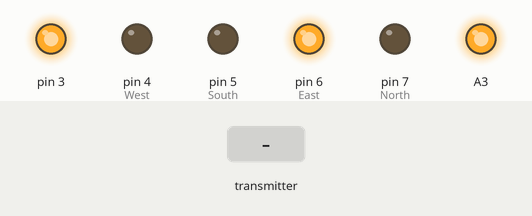
A sketch run on a simulated Arduino Uno, built with avr-gcc and run on an emulated ATmega328P. On the bench: output pins drawn as LEDs (lit = HIGH). The test bench sets the inputs (shaded band). No radio packets arrive unless stated; pins used as bus, display or sensor lines are not drawn.

Above: at 1.2 s.
1.3 s: the transmitter starts sending data = 0
At 2.1 s:
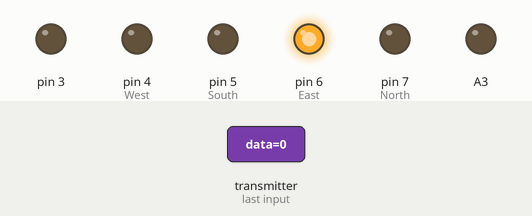
2.8 s: the transmitter starts sending data = 256
At 3.2 s:
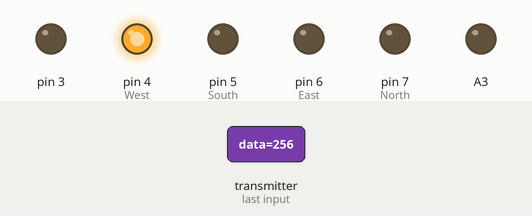
4.3 s: the transmitter starts sending data = 512
At 5.5 s:
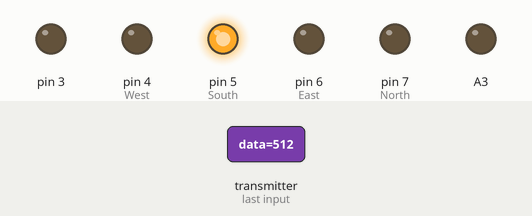
5.8 s: the transmitter starts sending data = 1023
At 6.7 s:
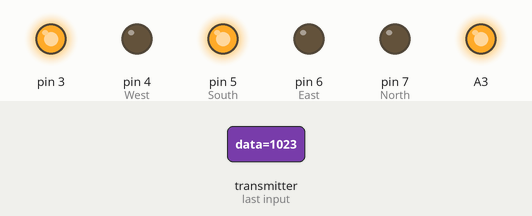
Timing chart, 0 to 8.3 s (numbered marks = the images above; inputs shaded):
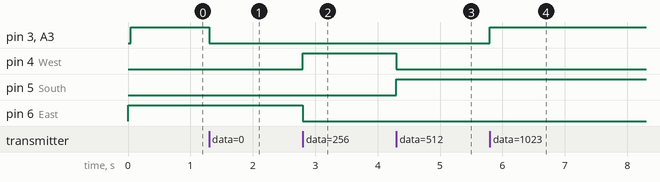

Measured:
- after the input at 1.3 s, pin 3, A3: HIGH → LOW at once
- after the input at 2.8 s, pin 4 (West): LOW → HIGH at once; pin 6 (East): HIGH → LOW at once
- after the input at 4.3 s, pin 4 (West): HIGH → LOW at once; pin 5 (South): LOW → HIGH at once
- after the input at 5.8 s, pin 3, A3: LOW → HIGH at once

The sketch:

Base_Wireless.ino
```cpp
// (licence header left out)
/**
 * Example for Getting Started with nRF24L01+ radios.
 *
 * This is an example of how to use the RF24 class.  Write this sketch to two
 * different nodes.  Put one of the nodes into 'transmit' mode by connecting
 * with the serial monitor and sending a 'T'.  The ping node sends the current
 * time to the pong node, which responds by sending the value back.  The ping
 * node can then see how long the whole cycle took.
 */

#include <SPI.h>
#include "nRF24L01.h"
#include "RF24.h"
#include "printf.h"

//
// Hardware configuration
//

// Set up nRF24L01 radio on SPI bus plus pins 9 & 10

RF24 radio(9,10);

typedef struct{
  bool visited;
  bool north;
  bool east;
  bool south;
  bool west;
} positions;

positions wall_array[9][9];

//
// Topology
//

// Radio pipe addresses for the 2 nodes to communicate.
const uint64_t pipes[2] = { 0x0000000076LL, 0x0000000077LL };


void exteriorWalls(void){
  unsigned int y = 0;
  for(unsigned int i = 0; i<9; i++){
    digitalWrite(A0, ((i)&1)); //Xpos, bit 0
    digitalWrite(A1, ((i>>1)&1));
    digitalWrite(A2, ((i>>2)&1));
    digitalWrite(A3, ((i>>3)&1));
    digitalWrite(A4, ((y)&1)); //Ypos, bit 0
    digitalWrite(A5, ((y>>1)&1));
    digitalWrite(2, ((y>>2)&1));
    digitalWrite(3, ((y>>3)&1));
    digitalWrite(4, LOW);
    digitalWrite(5, HIGH);
    digitalWrite(6, LOW);
    digitalWrite(7, LOW);

    digitalWrite(8, HIGH); //Toggle update
    digitalWrite(8, LOW);
  }
  y = 8;
  for(unsigned int i = 0; i<9; i++){
    digitalWrite(A0, ((i)&1)); //Xpos, bit 0
    digitalWrite(A1, ((i>>1)&1));
    digitalWrite(A2, ((i>>2)&1));
    digitalWrite(A3, ((i>>3)&1));
    digitalWrite(A4, ((y)&1)); //Ypos, bit 0
    digitalWrite(A5, ((y>>1)&1));
    digitalWrite(2, ((y>>2)&1));
    digitalWrite(3, ((y>>3)&1));
    digitalWrite(4, LOW);
    digitalWrite(5, LOW);
    digitalWrite(6, LOW);
    digitalWrite(7, HIGH);

    digitalWrite(8, HIGH); //Toggle update
    digitalWrite(8, LOW);
  }

  unsigned int x = 0;
  for(unsigned int i = 0; i<9; i++){
    digitalWrite(A0, ((x)&1)); //Xpos, bit 0
    digitalWrite(A1, ((x>>1)&1));
    digitalWrite(A2, ((x>>2)&1));
    digitalWrite(A3, ((x>>3)&1));
    digitalWrite(A4, ((i)&1)); //Ypos, bit 0
    digitalWrite(A5, ((i>>1)&1));
    digitalWrite(2, ((i>>2)&1));
    digitalWrite(3, ((i>>3)&1));
    digitalWrite(4, HIGH);
    digitalWrite(5, LOW);
    digitalWrite(6, LOW);
    digitalWrite(7, LOW);

    digitalWrite(8, HIGH); //Toggle update
    digitalWrite(8, LOW);
  }
  x = 8;
  for(unsigned int i = 0; i<9; i++){
    digitalWrite(A0, ((x)&1)); //Xpos, bit 0
    digitalWrite(A1, ((x>>1)&1));
    digitalWrite(A2, ((x>>2)&1));
    digitalWrite(A3, ((x>>3)&1));
    digitalWrite(A4, ((i)&1)); //Ypos, bit 0
    digitalWrite(A5, ((i>>1)&1));
    digitalWrite(2, ((i>>2)&1));
    digitalWrite(3, ((i>>3)&1));
    digitalWrite(4, LOW);
    digitalWrite(5, LOW);
    digitalWrite(6, HIGH);
    digitalWrite(7, LOW);

    digitalWrite(8, HIGH); //Toggle update
    digitalWrite(8, LOW);
  }
}

void setup(void)
{
  for(int i = 0; i<9; i++){
    for(int j = 0; j<9; j++){
      wall_array[i][j] = {false,false,false,false,false};
    }
  }

  pinMode(A0, OUTPUT); //Xpos, bit 0
  pinMode(A1, OUTPUT);
  pinMode(A2, OUTPUT);
  pinMode(A3, OUTPUT);
  pinMode(A4, OUTPUT); //Ypos, bit 0
  pinMode(A5, OUTPUT);
  pinMode(2, OUTPUT);
  pinMode(3, OUTPUT);
  pinMode(4, OUTPUT); //West
  pinMode(5, OUTPUT); //South
  pinMode(6, OUTPUT); //East
  pinMode(7, OUTPUT); //North
  pinMode(8, OUTPUT); //Update Bit
  //
  // Print preamble
  //

  //Serial.begin(9600);
  //printf_begin();

  //
  // Setup and configure rf radio
  //

  radio.begin();

  // optionally, increase the delay between retries & # of retries
  radio.setRetries(15,15);
  radio.setAutoAck(true);
  // set the channel
  radio.setChannel(0x50);
  // set the power
  // RF24_PA_MIN=-18dBm, RF24_PA_LOW=-12dBm, RF24_PA_HIGH=-6dBM, and RF24_PA_MAX=0dBm.
  radio.setPALevel(RF24_PA_MAX);
  //RF24_250KBPS for 250kbs, RF24_1MBPS for 1Mbps, or RF24_2MBPS for 2Mbps
  radio.setDataRate(RF24_250KBPS);

  // optionally, reduce the payload size.  seems to
  // improve reliability
  //radio.setPayloadSize(8);

  //
  // Open pipes to other nodes for communication
  //

  //Receiver
  radio.openWritingPipe(pipes[1]);
  radio.openReadingPipe(1,pipes[0]);

  //
  // Start listening
  //

  radio.startListening();

  //
  // Dump the configuration of the rf unit for debugging
  //

  //radio.printDetails();
  exteriorWalls();
}


void loop(void)
{
  //
  // Pong back role.  Receive each packet, dump it out, and send it back
  //

  //radio.startListening();

  // if there is data ready
  if ( radio.available() )
  {
    // Dump the payloads until we've gotten everything
    unsigned int data = 0;
    int xpos = -1;
    int ypos = -1;
    int wall = -1;
    bool done = false;
    while (!done)
    {
      // Fetch the payload, and see if this was the last one.
      done = radio.read( &data, sizeof(unsigned int) );

    }
    //Serial.println(data);
    xpos = data&15;
    //Serial.println(xpos);
    ypos = ((unsigned int)data>>4)&15;
    //Serial.println(ypos);
    wall = ((unsigned int)data>>8)&15;
    //Serial.println(wall);
    //Serial.println();

    if(!wall_array[xpos][ypos].visited){
      wall_array[xpos][ypos] = {true, (bool)((wall>>3)&1),(bool)((wall>>2)&1),(bool)((wall>>1)&1),(bool)((wall)&1)};
    }
    //Serial.println(walls[xpos][ypos].north);
    //Serial.println(walls[xpos][ypos].east);
    //Serial.println(walls[xpos][ypos].south);
    //Serial.println(walls[xpos][ypos].west);

    digitalWrite(A0, ((xpos)&1)); //Xpos, bit 0
    digitalWrite(A1, ((xpos>>1)&1));
    digitalWrite(A2, ((xpos>>2)&1));
    digitalWrite(A3, ((xpos>>3)&1));
    digitalWrite(A4, ((ypos)&1)); //Ypos, bit 0
    digitalWrite(A5, ((ypos>>1)&1));
    digitalWrite(2, ((ypos>>2)&1));
    digitalWrite(3, ((ypos>>3)&1));

    if(wall&1){ //West
      digitalWrite(4, HIGH);
      digitalWrite(5, LOW);
      digitalWrite(6, LOW);
      digitalWrite(7, LOW);

      digitalWrite(8, HIGH); //Toggle update
      digitalWrite(8, LOW);
    }

    if((wall>>1)&1){ //South
      digitalWrite(4, LOW);
      digitalWrite(5, HIGH);
      digitalWrite(6, LOW);
      digitalWrite(7, LOW);

      digitalWrite(8, HIGH); //Toggle update
      digitalWrite(8, LOW);
    }

    if((wall>>2)&1){ //East
      digitalWrite(4, LOW);
      digitalWrite(5, LOW);
      digitalWrite(6, HIGH);
      digitalWrite(7, LOW);

      digitalWrite(8, HIGH); //Toggle update
      digitalWrite(8, LOW);
    }

    if((wall>>3)&1){ //North
      digitalWrite(4, LOW);
      digitalWrite(5, LOW);
      digitalWrite(6, LOW);
      digitalWrite(7, HIGH);

      digitalWrite(8, HIGH); //Toggle update
      digitalWrite(8, LOW);
    }


    //digitalWrite(A0, (xpos>>1)&1);
  }
}
```

printf.h
```cpp
// (licence header left out)
/**
 * @file printf.h
 *
 * Setup necessary to direct stdout to the Arduino Serial library, which
 * enables 'printf'
 */

#ifndef __PRINTF_H__
#define __PRINTF_H__

#ifdef ARDUINO

int serial_putc( char c, FILE * )
{
  Serial.write( c );

  return c;
}

void printf_begin(void)
{
  fdevopen( &serial_putc, 0 );
}

#else
#error This example is only for use on Arduino.
#endif // ARDUINO

#endif // __PRINTF_H__
```
